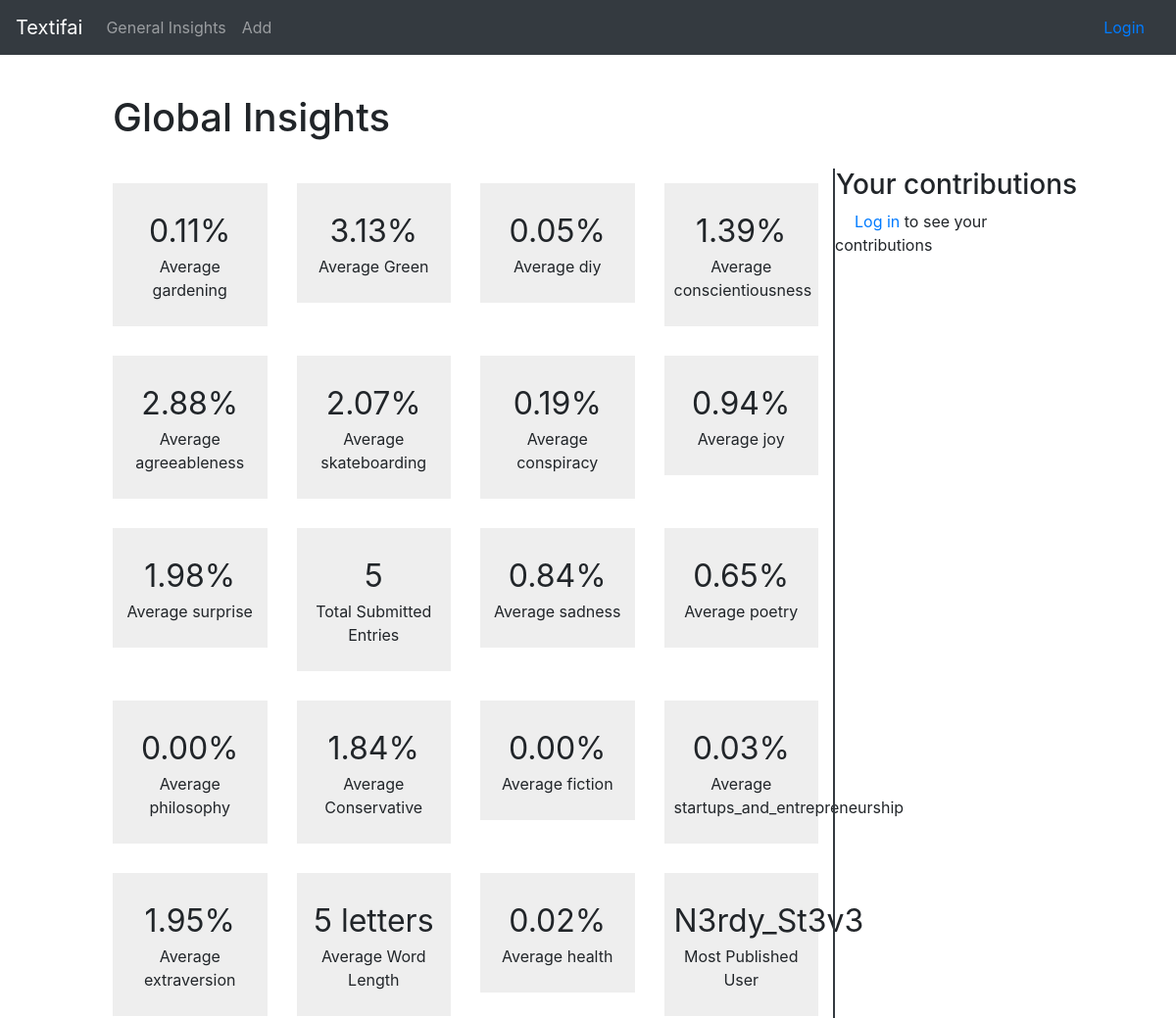
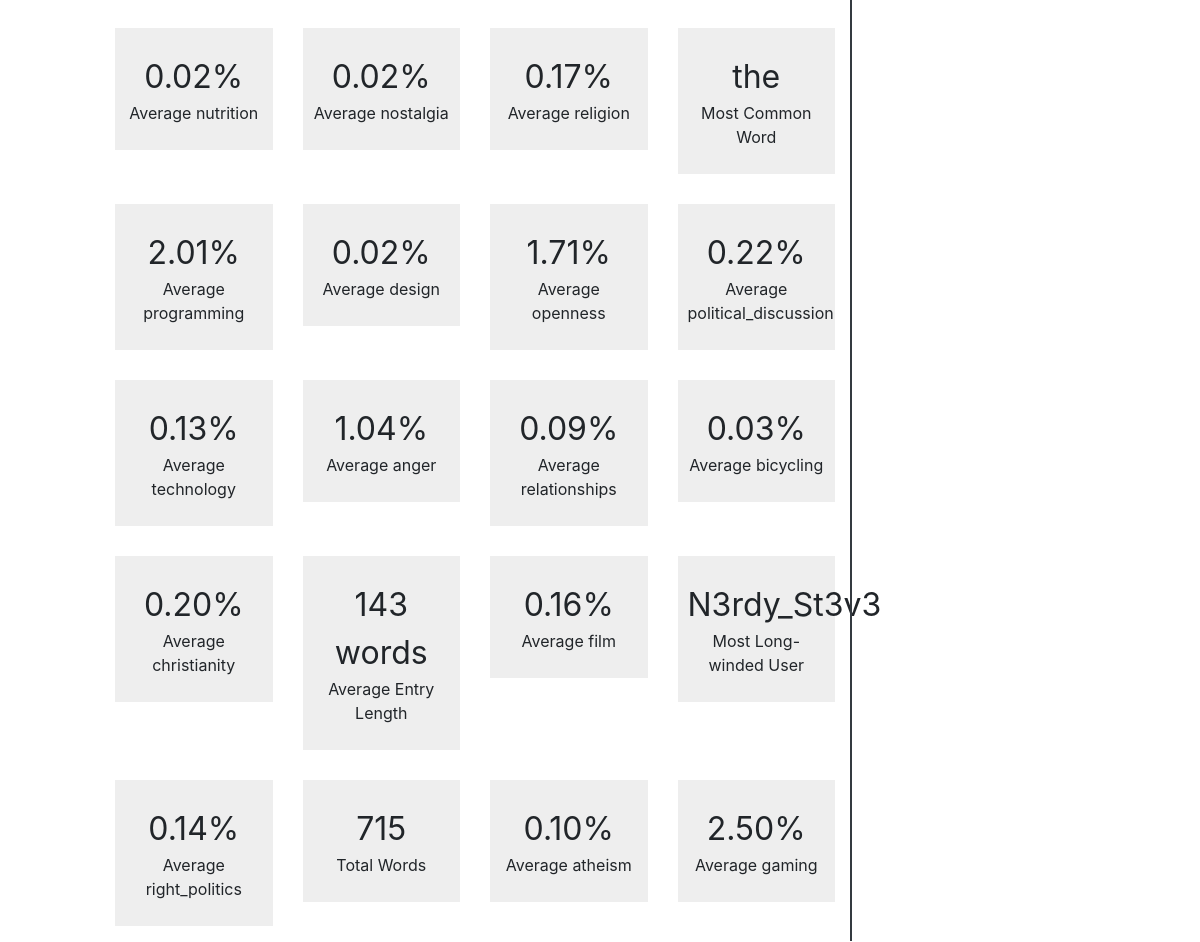
Page /textifai/general-insights on the committed database (2 pictures, top to bottom).
### textifai/models.py (models this page shows, shortened)
class GeneralInsight(models.Model):
    name = models.CharField(primary_key=True, max_length=127)
    value = models.CharField(max_length=127, blank=True)
    def save(self, *args, **kwargs):
        self.full_clean()
        super(type(self), self).save(*args, **kwargs)
    def clean(self):
        self.name = self.name.strip()
        self.value = self.value.strip()

### textifai/views.py (the view)
def general_insights(request):
    if not hasattr(general_insights, 'has_run'):
        general_insights.has_run = 1
        for tone in set([ insight.tone for insight in Insight.objects.all()]):
            gic.add_general_insight('Average ' + tone,
                    gic._calc_global_insight_probability, tone)
    gic.calc_and_save_general_insights()
    insights = GeneralInsight.objects.order_by('?')
    true_personal_insights = dict()
    if request.user.is_authenticated:
        personal_insights = Insight.objects.filter(user=request.user,
                    text__isnull=False)
        true_personal_insights = dict()
        for tone in set([ insight.tone for insight in personal_insights ]):
            try:
                true_personal_insights[tone] = sum([ insight.probability
                        for insight in personal_insights
                        if insight.tone == tone ]) / len([ insight
                        for insight in personal_insights
                        if insight.tone == tone ])
            except ZeroDivisionError:
                continue
            true_personal_insights[tone] = "{:.0%}".format(
                    true_personal_insights[tone])
        true_personal_insights = list(true_personal_insights.items())
        random.shuffle(true_personal_insights)
    else:
        true_personal_insights = []
    return render(
        request,
        'general-insights.html',
        context={
            'insights': insights,
            'personal_insights': true_personal_insights[:4]
        },
    )

### textifai/modules/gic.py (called while the page is built)
def add_general_insight(name, func, *args):
    global general_insights
    general_insights[name] = general_insight_calculator(name, func, *args)

def calc_and_save_general_insights():
    for insight in general_insights.values():
        insight.calc_and_save()

def _calc_total_words():
    count = Counter()
    for text in Text.objects.all():
        count.update(list(filter(None, text.content.split())))
    return sum(count.values())

def _calc_average_word_length():
    trans = str.maketrans('', '', string.punctuation)
    count = Counter()
    for text in Text.objects.all():
        count.update(list(filter(None,
                [ w.translate(trans) for w in text.content.split() ])))
    try:
        return str(sum(map(len, count.keys()))
                // len(count.keys())) + " letters"
    except ZeroDivisionError:
        return 'N/a'

def _calc_average_entry_length():
    count = Counter()
    for text in Text.objects.all():
        count.update(list(filter(None, text.content.split())))
    try:
        return str(sum(count.values()) // len(Text.objects.all())) + " words"
    except ZeroDivisionError:
        return 'N/a'

def _calc_total_entries():
    return len(Text.objects.all())

def _calc_most_common_word():
    trans = str.maketrans('', '', string.punctuation)
    count = Counter()
    for text in Text.objects.all():
        count.update(list(filter(None,
                [ w.translate(trans) for w in text.content.split() ])))
    try:
        return count.most_common(1)[0][0]
    except IndexError:
        return 'N/a'

def _calc_most_long_winded_user():
    trans = str.maketrans('', '', string.punctuation)
    count = Counter()
    for user in User.objects.all():
        count[user] = sum([sum(len(w.translate(trans))
                for w in text.content.split())
                for text in Text.objects.filter(user=user)])
        try:
            count[user] /= len(Text.objects.filter(user=user))
        except ZeroDivisionError:
            count[user] = 0
    try:
        return count.most_common(1)[0][0].username
    except IndexError:
        return 'N/a'

def _calc_most_published_user():
    count = Counter()
    for user in User.objects.all():
        count[user] = len(Text.objects.filter(user=user))
    try:
        return count.most_common(1)[0][0].username
    except IndexError:
        return 'N/a'

    def do_calc(self):
        return self.calc()

### textifai/templates/general-insights.html (shortened to what this page needs)
{% extends "base_2col.html" %}
{% block page_head %}
<h1>Global Insights</h1>
{% endblock %}
{% block left_col %}
<div class="row">
	{% for insight in insights %}
	<div class="col-3">
		<div class="insightCard">
			<span class="insightVal">{{ insight.value }}</span>
			<span class="insightLabel">{{ insight.name }}</span>
		</div>
	</div>
	{% endfor %}
</div>
{% endblock %}
{% block right_col %}
<div class="row justify-content-center">
	<h3>Your contributions</h3>
</div>
{% if request.user.is_authenticated %}
{% for insight in personal_insights %}
<div class="insightCard">
	<span class="insightVal">{{ insight.1 }}</span>
	<span class="insightLabel">{{ insight.0 }}</span>
</div>
{% empty %}
<div class="row justify-content-center">
	<span><a href={% url 'textinput' %}>Add something</a> to contribute!</span>
</div>
{% endfor %}
{% else %}
<div class="row justify-content-center">
	<span><a href="{% url 'login' %}" class="log">Log in</a> to see your contributions</span>
</div>
{% endif %}
</div>
{% endblock %}

### textifai/static/css/styles.css (style rules this page uses)
body { margin: 0; }
.log { margin-left: 20px; }
.insightCard { background-color: #eee; text-align: center; margin-bottom: 15px; margin-top: 15px; padding: 25px 10px; width: 100%; }
.insightVal { display: block; font-size: 2em; }
.insightLabel { display: block; font-size: 1em; }

### rows in the picture
GeneralInsight: value "0.11%", name "Average gardening"
GeneralInsight: value "3.13%", name "Average Green"
GeneralInsight: value "0.05%", name "Average diy"
GeneralInsight: value "1.39%", name "Average conscientiousness"
GeneralInsight: value "2.88%", name "Average agreeableness"
GeneralInsight: value "2.07%", name "Average skateboarding"
GeneralInsight: value "0.19%", name "Average conspiracy"
GeneralInsight: value "0.94%", name "Average joy"
GeneralInsight: value "1.98%", name "Average surprise"
GeneralInsight: value "5", name "Total Submitted Entries"
GeneralInsight: value "0.84%", name "Average sadness"
GeneralInsight: value "0.65%", name "Average poetry"
GeneralInsight: value "0.00%", name "Average philosophy"
GeneralInsight: value "1.84%", name "Average Conservative"
GeneralInsight: value "0.00%", name "Average fiction"
GeneralInsight: value "0.03%", name "Average startups_and_entrepreneurship"
GeneralInsight: value "1.95%", name "Average extraversion"
GeneralInsight: value "5 letters", name "Average Word Length"
GeneralInsight: value "0.02%", name "Average health"
GeneralInsight: value "N3rdy_St3v3", name "Most Published User"
GeneralInsight: value "0.02%", name "Average nutrition"
GeneralInsight: value "0.02%", name "Average nostalgia"
GeneralInsight: value "0.17%", name "Average religion"
GeneralInsight: value "the", name "Most Common Word"
GeneralInsight: value "2.01%", name "Average programming"
GeneralInsight: value "0.02%", name "Average design"
GeneralInsight: value "1.71%", name "Average openness"
GeneralInsight: value "0.22%", name "Average political_discussion"
GeneralInsight: value "0.13%", name "Average technology"
GeneralInsight: value "1.04%", name "Average anger"
GeneralInsight: value "0.09%", name "Average relationships"
GeneralInsight: value "0.03%", name "Average bicycling"
GeneralInsight: value "0.20%", name "Average christianity"
GeneralInsight: value "143 words", name "Average Entry Length"
GeneralInsight: value "0.16%", name "Average film"
GeneralInsight: value "N3rdy_St3v3", name "Most Long-winded User"
GeneralInsight: value "0.14%", name "Average right_politics"
GeneralInsight: value "715", name "Total Words"
GeneralInsight: value "0.10%", name "Average atheism"
GeneralInsight: value "2.50%", name "Average gaming"
